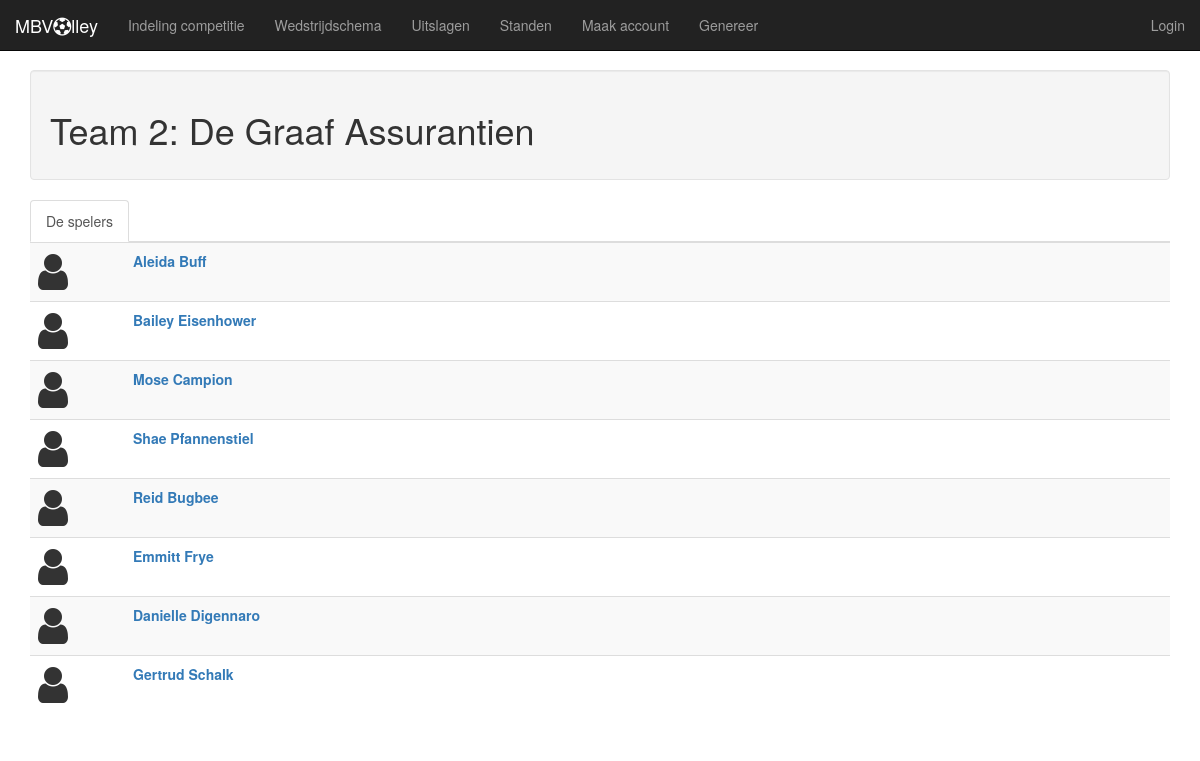
Page /team.php?teamid=2 on the committed database.
### tables this page shows
CREATE TABLE `team` (
  `id` int(11) NOT NULL,
  `klasse` char(2) NOT NULL,
  `naam` varchar(64) NOT NULL
);

CREATE TABLE `lid` (
  `id` int(11) NOT NULL,
  `naam` varchar(50) NOT NULL DEFAULT '0'
);

### team.php (the view, shortened to what this page needs)
<?php
$mysqli =  get_mysqli();
$team_id = 0;
if(isset($_GET['teamid'])) {
    $team_id = $_GET['teamid'];
}
?>
<!DOCTYPE html>
<html lang="en">
	<head>
	</head>
	<body>
		<?php include 'header.php' ?>
		<main class="container">
		<?php
			$sql = "SELECT * FROM team WHERE id=".$team_id;
			$result = $mysqli->query($sql);
			if($result->num_rows >0) {
				$row = $result->fetch_assoc();
				$teamnaam = $row['naam'];
				echo '<div class="well"><h1>Team '. $team_id . ': '. $teamnaam .'</h1></div>';
		    } ?>
		<div role="tabpanel">
			<ul class="nav nav-tabs" role="tablist">
				<li role="presentation" class="active"><a href="#spelers" aria-controls="spelers" role="tab" data-toggle="tab">De spelers</a></li>
			</ul>
			<div class="tab-content">
				<div role="tabpanel" class="tab-pane fade in active" id="spelers">
					<?php
					$sql = "SELECT * FROM team_has_lid WHERE team=".$team_id;
					$teamlid_id = $mysqli->query($sql);
						echo '<table class="table table-striped">';
						foreach($teamlid_id as $teamlid) {
							$sql = "SELECT * FROM lid WHERE id=".(int)$teamlid['lid'];
							$lid = $mysqli->query($sql);
							foreach($lid as $ld) {
								?>
								<tr>
									<td class="col-sm-1">
										<i class="fa fa-user fa-3x"></i>
									</td>
									<td class="col-sm-11">
									<strong><a href="lid.php?lidid=<?php echo $ld['id']?>"><?php echo $ld['naam'] ?></a></strong><br/>
									</td>
								</tr>
							<?php
							}
						}
						echo "</table>";
					 ?>
				</div>
			</div>
		</div>
		</main>
	</body>
</html>

### rows in the picture
team: naam "De Graaf Assurantien"
lid: naam "Aleida Buff"
lid: naam "Bailey Eisenhower"
lid: naam "Mose Campion"
lid: naam "Shae Pfannenstiel"
lid: naam "Reid Bugbee"
lid: naam "Emmitt Frye"
lid: naam "Danielle Digennaro"
lid: naam "Gertrud Schalk"

### other values in the picture
$menu_item['Name'] "Indeling competitie"
$menu_item['Name'] "Wedstrijdschema"
$menu_item['Name'] "Uitslagen"
$menu_item['Name'] "Standen"
$menu_item['Name'] "Maak account"
$menu_item['Name'] "Genereer"
$team_id "2"
